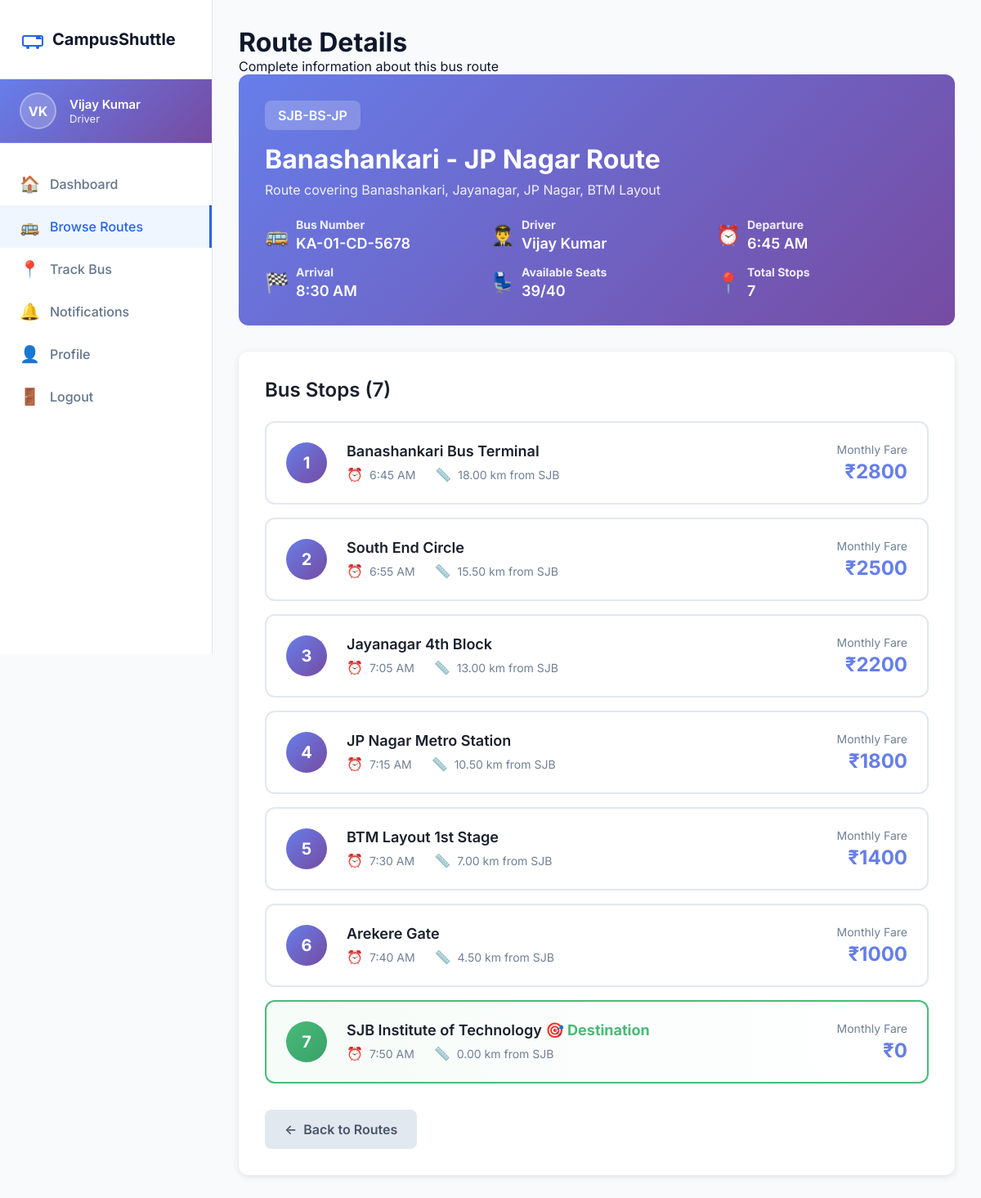
The app's page /routes/2/ (signed in) with its own data.
### core/models.py (models this page shows, shortened)
class User(AbstractUser):
    ROLE_CHOICES = [
        ('admin', 'Admin'),
        ('driver', 'Driver'),
        ('student', 'Student'),
    ]
    GENDER_CHOICES = [
        ('male', 'Male'),
        ('female', 'Female'),
        ('other', 'Other'),
    ]
    role = models.CharField(max_length=10, choices=ROLE_CHOICES, default='student')
    usn = models.CharField(max_length=20, unique=True, null=True, blank=True, verbose_name='USN')
    emp_no = models.CharField(max_length=20, unique=True, null=True, blank=True, verbose_name='Employee Number')
    phone_number = models.CharField(max_length=15, blank=True, null=True)
    gender = models.CharField(max_length=10, choices=GENDER_CHOICES, blank=True, null=True)
    profile_image = models.ImageField(upload_to='profiles/', blank=True, null=True)
    created_at = models.DateTimeField(auto_now_add=True)
    updated_at = models.DateTimeField(auto_now=True)
    groups = models.ManyToManyField(
        'auth.Group',
        verbose_name='groups',
        blank=True,
        help_text='The groups this user belongs to.',
        related_name='custom_user_set',
        related_query_name='custom_user',
    )
    user_permissions = models.ManyToManyField(
        'auth.Permission',
        verbose_name='user permissions',
        blank=True,
        help_text='Specific permissions for this user.',
        related_name='custom_user_set',
        related_query_name='custom_user',
    )
    class Meta:
        ordering = ['-created_at']

class BusRoute(models.Model):
    STATUS_CHOICES = [
        ('active', 'Active'),
        ('inactive', 'Inactive'),
        ('maintenance', 'Under Maintenance'),
    ]
    name = models.CharField(max_length=100, help_text="Route name (e.g., Route 1 - North Bangalore)")
    route_number = models.CharField(max_length=10, unique=True, help_text="Unique route identifier")
    description = models.TextField(blank=True)
    bus_number = models.CharField(max_length=20, help_text="Bus registration number")
    capacity = models.IntegerField(default=40, validators=[MinValueValidator(1)])
    driver = models.OneToOneField(User, on_delete=models.SET_NULL, null=True, blank=True,
                                  related_name='assigned_route', limit_choices_to={'role': 'driver'})
    status = models.CharField(max_length=20, choices=STATUS_CHOICES, default='active')
    departure_time = models.TimeField(help_text="Departure time from SJB Institute")
    arrival_time = models.TimeField(help_text="Expected arrival time at SJB Institute")
    created_at = models.DateTimeField(auto_now_add=True)
    updated_at = models.DateTimeField(auto_now=True)
    def get_registered_students_count(self):
        return self.registrations.filter(status='active').count()
    def get_available_seats(self):
        return self.capacity - self.get_registered_students_count()
    class Meta:
        ordering = ['route_number']

class BusStop(models.Model):
    route = models.ForeignKey(BusRoute, on_delete=models.CASCADE, related_name='stops')
    stop_name = models.CharField(max_length=200)
    stop_order = models.IntegerField(help_text="Order of stop in the route (1 being first)")
    distance_from_sjb = models.DecimalField(max_digits=5, decimal_places=2,
                                            help_text="Distance in kilometers from SJB Institute")
    pickup_time = models.TimeField(help_text="Expected pickup time at this stop")
    base_fare = models.DecimalField(max_digits=6, decimal_places=2,
                                    validators=[MinValueValidator(Decimal('0.01'))],
                                    help_text="Monthly fare for this stop")
    latitude = models.DecimalField(max_digits=9, decimal_places=6, null=True, blank=True)
    longitude = models.DecimalField(max_digits=9, decimal_places=6, null=True, blank=True)
    class Meta:
        ordering = ['route', 'stop_order']
        unique_together = ['route', 'stop_order']

### core/views.py (the view, shortened to what this page needs)
# urls.py: path('routes/<int:route_id>/', views.route_detail, name='route_detail'),
@login_required
def route_detail(request, route_id):
    route = get_object_or_404(BusRoute, id=route_id)
    stops = route.stops.all().order_by('stop_order')
    user_registration = None
    context = {
        'route': route,
        'stops': stops,
        'user_registration': user_registration,
        'available_seats': route.get_available_seats(),
    }
    return render(request, 'core/route_detail.html', context)

### core/templates/core/route_detail.html (shortened to what this page needs)
{% load static %}
<!DOCTYPE html>
<html lang="en">
<head>
    <link rel="stylesheet" href="{% static 'core/css/dashboard.css' %}">
</head>
<body>
    <div class="dashboard-container">
        <aside class="sidebar">
            <div class="sidebar-header">
                <span class="brand-name">CampusShuttle</span>
            </div>
            <div class="sidebar-profile">
                {% if user.profile_image %}
                    <img src="{{ user.profile_image.url }}" alt="Profile" class="sidebar-avatar-img">
                {% else %}
                    <div class="sidebar-avatar">{{ user.first_name.0 }}{{ user.last_name.0 }}</div>
                {% endif %}
                <div class="sidebar-user-info">
                    <div class="sidebar-user-name">{{ user.get_full_name }}</div>
                    <div class="sidebar-user-role">{{ user.get_role_display }}</div>
                </div>
            </div>
            <nav class="sidebar-nav">
                <a href="{% url 'core:dashboard' %}" class="nav-item">
                    <span class="nav-icon">🏠</span>
                    <span>Dashboard</span>
                </a>
                <a href="{% url 'core:routes_list' %}" class="nav-item active">
                    <span class="nav-icon">🚌</span>
                    <span>Browse Routes</span>
                </a>
                <a href="{% url 'core:track_bus' %}" class="nav-item">
                    <span class="nav-icon">📍</span>
                    <span>Track Bus</span>
                </a>
                <a href="{% url 'core:notifications_list' %}" class="nav-item">
                    <span class="nav-icon">🔔</span>
                    <span>Notifications</span>
                </a>
                <a href="{% url 'core:edit_profile' %}" class="nav-item">
                    <span class="nav-icon">👤</span>
                    <span>Profile</span>
                </a>
                <a href="{% url 'core:logout' %}" class="nav-item">
                    <span class="nav-icon">🚪</span>
                    <span>Logout</span>
                </a>
            </nav>
        </aside>
        <main class="main-content">
            <div class="content-header">
                <div>
                    <h1 class="page-title">Route Details</h1>
                    <p class="page-subtitle">Complete information about this bus route</p>
                </div>
            </div>
            <div class="content-body">
                <div class="route-header">
                    <div class="route-number">{{ route.route_number }}</div>
                    <h2 class="route-title">{{ route.name }}</h2>
                    <p style="opacity: 0.9; margin-bottom: 0;">{{ route.description }}</p>
                    <div class="route-info-grid">
                        <div class="info-item">
                            <span class="info-icon">🚌</span>
                            <div class="info-content">
                                <h4>Bus Number</h4>
                                <p>{{ route.bus_number }}</p>
                            </div>
                        </div>
                        <div class="info-item">
                            <span class="info-icon">👨‍✈️</span>
                            <div class="info-content">
                                <h4>Driver</h4>
                                <p>{{ route.driver.get_full_name|default:"Not Assigned" }}</p>
                            </div>
                        </div>
                        <div class="info-item">
                            <span class="info-icon">⏰</span>
                            <div class="info-content">
                                <h4>Departure</h4>
                                <p>{{ route.departure_time|time:"g:i A" }}</p>
                            </div>
                        </div>
                        <div class="info-item">
                            <span class="info-icon">🏁</span>
                            <div class="info-content">
                                <h4>Arrival</h4>
                                <p>{{ route.arrival_time|time:"g:i A" }}</p>
                            </div>
                        </div>
                        <div class="info-item">
                            <span class="info-icon">💺</span>
                            <div class="info-content">
                                <h4>Available Seats</h4>
                                <p>{{ available_seats }}/{{ route.capacity }}</p>
                            </div>
                        </div>
                        <div class="info-item">
                            <span class="info-icon">📍</span>
                            <div class="info-content">
                                <h4>Total Stops</h4>
                                <p>{{ stops.count }}</p>
                            </div>
                        </div>
                    </div>
                </div>
                <div class="stops-container">
                    <h3 class="stops-title">Bus Stops ({{ stops.count }})</h3>
                    <div class="stops-wrapper">
                        {% for stop in stops %}
                        <div class="stop-item">
                            {% if not forloop.last %}
                            <div class="timeline-line"></div>
                            {% endif %}
                            <div class="stop-order">{{ stop.stop_order }}</div>
                            <div class="stop-details">
                                <div class="stop-name">
                                    {{ stop.stop_name }}
                                    {% if forloop.last %}
                                    <span style="color: #48bb78; font-weight: 700;">🎯 Destination</span>
                                    {% endif %}
                                </div>
                                <div class="stop-meta">
                                    <div class="meta-item">
                                        <span class="meta-icon">⏰</span>
                                        <span>{{ stop.pickup_time|time:"g:i A" }}</span>
                                    </div>
                                    <div class="meta-item">
                                        <span class="meta-icon">📏</span>
                                        <span>{{ stop.distance_from_sjb }} km from SJB</span>
                                    </div>
                                </div>
                            </div>
                            <div class="stop-fare">
                                <div class="fare-label">Monthly Fare</div>
                                <div class="fare-amount">₹{{ stop.base_fare|floatformat:0 }}</div>
                            </div>
                        </div>
                        {% endfor %}
                    </div>
                    <div class="action-buttons">
                        <a href="{% url 'core:routes_list' %}" class="btn btn-secondary">
                            <span>←</span>
                            Back to Routes
                        </a>
                    </div>
                </div>
            </div>
        </main>
    </div>
</body>
</html>

### core/static/core/css/dashboard.css (style rules this page uses)
:root { --primary-color: #2563eb; --primary-dark: #1e40af; --secondary-color: #64748b; --background: #f8fafc; --surface: #ffffff; --text-primary: #0f172a; --text-secondary: #64748b; --border-color: #e2e8f0; --success-color: #10b981; --warning-color: #f59e0b; --error-color: #ef4444; --info-color: #3b82f6; --sidebar-width: 260px; --hover-bg: #f1f5f9; --active-bg: #eff6ff; --card-shadow: 0 1px 3px rgba(0, 0, 0, 0.1); }
* { margin: 0; padding: 0; box-sizing: border-box; }
body { font-family: 'Inter', -apple-system, BlinkMacSystemFont, 'Segoe UI', sans-serif; background: var(--background); color: var(--text-primary); }
.dashboard-container { min-height: 100vh; }
.sidebar { background: var(--surface); border-right: 1px solid var(--border-color); display: flex; flex-direction: column; position: fixed; top: 0; left: 0; width: var(--sidebar-width); height: 100vh; overflow-y: auto; z-index: 1000; }
.sidebar-header { padding: 2rem 1.5rem; display: flex; align-items: center; gap: 0.5rem; border-bottom: 1px solid var(--border-color); }
.logo-icon { color: var(--primary-color); }
.brand-name { font-size: 1.25rem; font-weight: 700; color: var(--text-primary); }
.sidebar-nav { flex: 1; padding: 1.5rem 0; }
.nav-item { display: flex; align-items: center; gap: 0.75rem; padding: 0.875rem 1.5rem; color: var(--text-secondary); text-decoration: none; transition: all 0.2s ease; font-weight: 500; }
.nav-item.active { background: var(--active-bg); color: var(--primary-color); border-right: 3px solid var(--primary-color); }
.nav-icon, .icon { font-size: 1.25rem; }
.main-content { margin-left: var(--sidebar-width); padding: 2rem; min-height: 100vh; width: calc(100% - var(--sidebar-width)); }
.action-buttons { display: grid; grid-template-columns: repeat(auto-fit, minmax(200px, 1fr)); gap: 1rem; }
.sidebar-profile { display: flex; align-items: center; gap: 1rem; padding: 1rem 1.5rem; background: linear-gradient(135deg, #667eea 0%, #764ba2 100%); color: white; border-bottom: 1px solid rgba(255, 255, 255, 0.1); }
.sidebar-avatar, .sidebar-avatar-img { width: 45px; height: 45px; border-radius: 50%; flex-shrink: 0; }
.sidebar-avatar { background: rgba(255, 255, 255, 0.2); display: flex; align-items: center; justify-content: center; font-weight: 700; font-size: 1rem; border: 2px solid rgba(255, 255, 255, 0.3); }
.sidebar-user-info { flex: 1; overflow: hidden; }
.sidebar-user-name { font-weight: 600; font-size: 0.938rem; white-space: nowrap; overflow: hidden; text-overflow: ellipsis; }
.sidebar-user-role { font-size: 0.813rem; opacity: 0.9; white-space: nowrap; overflow: hidden; text-overflow: ellipsis; }

### records on screen
User: first_name.0 "V", last_name.0 "K", get_full_name "Vijay Kumar", role "Driver"
BusRoute: route_number "SJB-BS-JP", name "Banashankari - JP Nagar Route", description "Route covering Banashankari, Jayanagar, JP Nagar, BTM Layout", bus_number "KA-01-CD-5678", driver.get_full_name "Vijay Kumar", departure_time "6:45 AM", arrival_time "8:30 AM", capacity "40"
BusStop: stop_order "1", stop_name "Banashankari Bus Terminal", pickup_time "6:45 AM", distance_from_sjb "18.00", base_fare "2800"
BusStop: stop_order "2", stop_name "South End Circle", pickup_time "6:55 AM", distance_from_sjb "15.50", base_fare "2500"
BusStop: stop_order "3", stop_name "Jayanagar 4th Block", pickup_time "7:05 AM", distance_from_sjb "13.00", base_fare "2200"
BusStop: stop_order "4", stop_name "JP Nagar Metro Station", pickup_time "7:15 AM", distance_from_sjb "10.50", base_fare "1800"
BusStop: stop_order "5", stop_name "BTM Layout 1st Stage", pickup_time "7:30 AM", distance_from_sjb "7.00", base_fare "1400"
BusStop: stop_order "6", stop_name "Arekere Gate", pickup_time "7:40 AM", distance_from_sjb "4.50", base_fare "1000"
BusStop: stop_order "7", stop_name "SJB Institute of Technology", shows "🎯 Destination", pickup_time "7:50 AM", distance_from_sjb "0.00", base_fare "0"

### other values on screen
{{ available_seats }} "39"
{{ stops.count }} "7"
